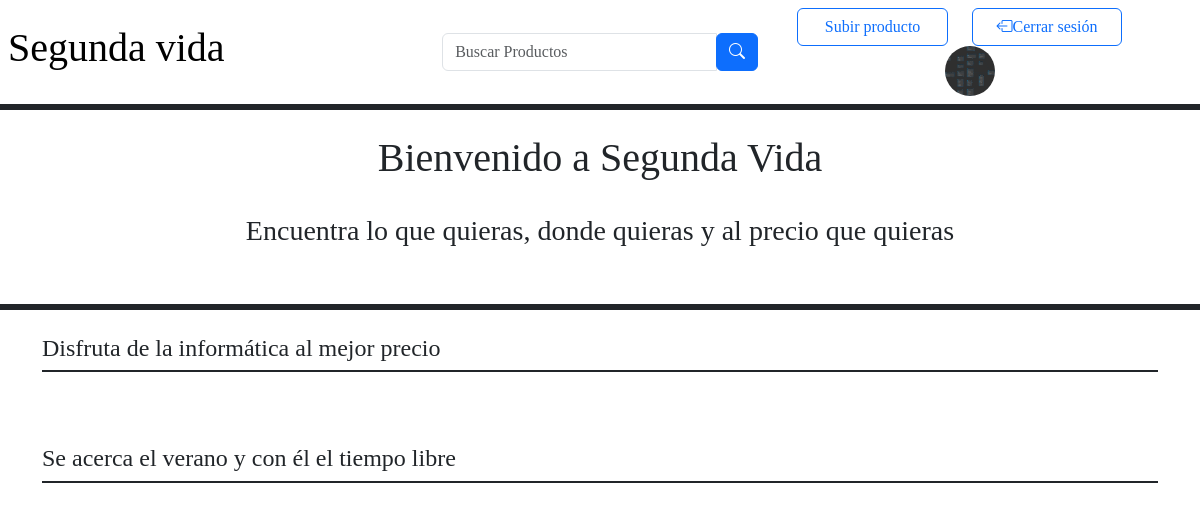
Page / (signed in) on the earlier database version.
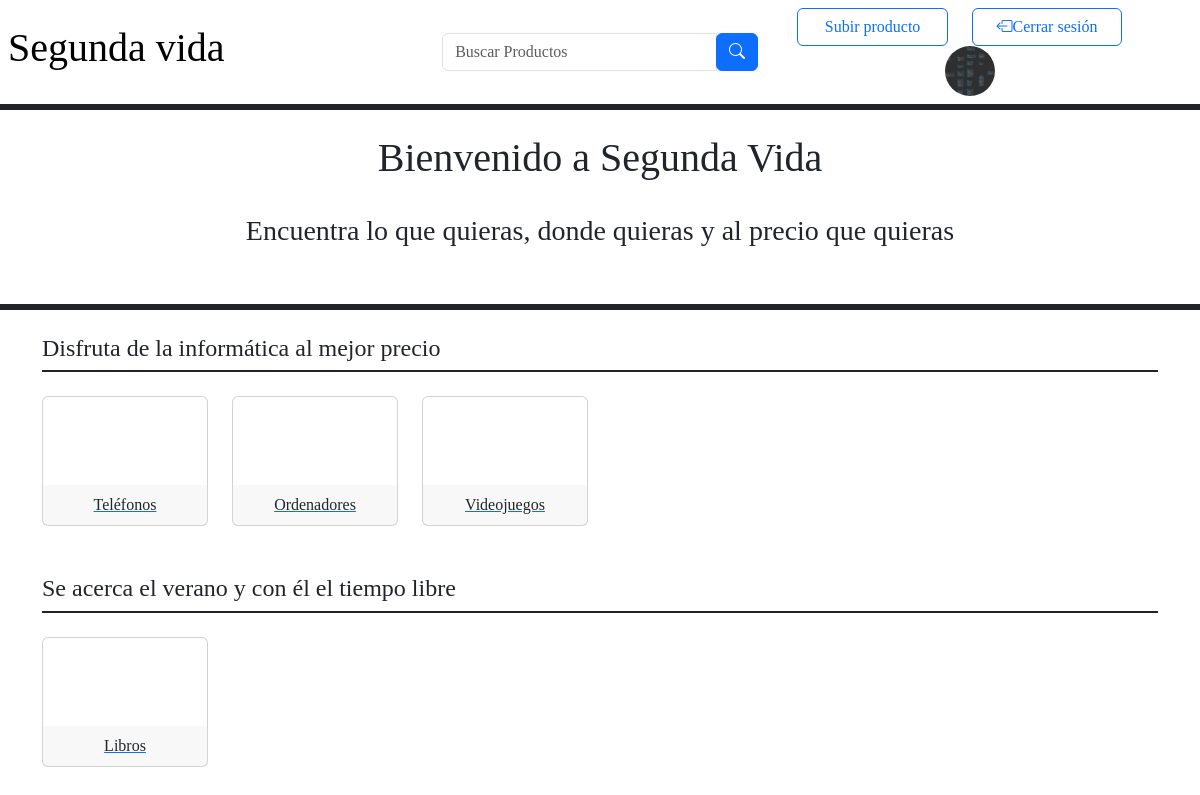
Same page on the later database version.
### tfg_app/models.py (models this page shows, shortened)
class Categoria(models.Model):
    id = models.IntegerField(primary_key=True)
    nombre = models.CharField(max_length = 1000)
    icono = models.CharField(max_length=1000)

### tfg_app/views.py (the view)
# urls.py: path('', Menu.as_view(), name='index'),
class Menu(LoginRequiredMixin,TemplateView):
    template_name = 'menu.html'
    def get_context_data(self, **kwargs):
            context = super().get_context_data(**kwargs)
            context['perfil'] = Perfil.objects.get(user_id = self.request.user.id)
            context['informaticos'] = Categoria.objects.filter(nombre__in = ['Consolas','Auriculares','Teléfonos','Ordenadores','Videojuegos','Smartwatchs'] )
            context['verano'] = Categoria.objects.filter(nombre__in = ['Deportes','Libros','Coleccionismo','Juegos','Instrumentos','Smartwatchs'] )
            return context

### tfg_app/templates/menu.html (shortened to what this page needs)
<!DOCTYPE html>
<html lang="en">
<head>
</head>
<body>
    {% include 'header.html'%}
    <div class="titulo">
        <div class="col p-4 text-center">
            <div class="row">
                <h1>Bienvenido a Segunda Vida</h1>
            </div>
            <div class="row p-4">
                <h3>Encuentra lo que quieras, donde quieras y al precio que quieras</h3>
            </div>
        </div>
        <div class="border border-3 border-dark"></div>
    </div>
    <br>
<div class="container">
    <h4>Disfruta de la informática al mejor precio</h4>
    <div class="border border-1 border-dark"></div>
    <br>
<div class="row">
    {% for categoria in informaticos%}
    <div class="col-md-2" >
        <a href="{% url 'product_list' pk=categoria.pk%}">
        <div class="card pt-5"id="cart" >
            <div class="card-body text-center p-2 pt-3 pb-4">
            </div>
            <div class="card-footer border-0 text-center p-2" style=" text-decoration: none;">
                {{categoria.nombre}}
            </div>
        </div>
    </a>
    </div>
    {% endfor %}
</div>
    <br><br>
    <h4>Se acerca el verano y con él el tiempo libre</h4>
    <div class="border border-1 border-dark"></div>
    <br>
<div class="row">
    {% for categoria in verano%}
    <div class="col-md-2" >
        <a href="{% url 'product_list' pk=categoria.pk%}">
        <div class="card pt-5"id="cart" >
            <div class="card-body text-center p-2 pt-3 pb-4">
            </div>
            <div class="card-footer border-0 text-center p-2">
                {{categoria.nombre}}
            </div>
        </div>
    </a>
    </div>
    {% endfor%}
</div>
</body>

Differences in the rows shown:
added Categoria: nombre "Teléfonos", shown under "Disfruta de la informática al mejor precio"
added Categoria: nombre "Ordenadores", shown under "Disfruta de la informática al mejor precio"
added Categoria: nombre "Videojuegos", shown under "Disfruta de la informática al mejor precio"
added Categoria: nombre "Libros", shown under "Se acerca el verano y con él el tiempo libre"
